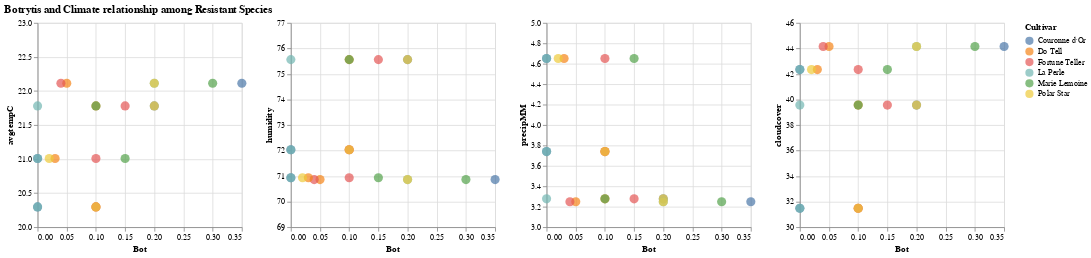

The notebook cell saved with this chart:
### Markdown cell above
now using the function to plot **Most Resistant Species**

### Code cell
bot_interractive_scatterplots(most_resistant_df,'Botrytis and Climate relationship among Resistant Species')

### Figure 1 — Vega-Lite specification as saved in the notebook (floating-point values rounded to 4 significant figures)
{"$schema": "https://vega.github.io/schema/vega-lite/v2.6.0.json", "config": {"view": {"height": 300, "width": 400}}, "datasets": {"data-495524e426a53444b88f13af7e212bcf": [{"Bot": 0.2, "Bush": 3, "City": "Ann Arbor", "Cultivar": "Couronne d'Or", "Early_Bot": null, "ID": "133CD", "Mildew": 0, "No": 30, "Regidity": 3, "Serial_No": 343, "Thickness": 7.415, "avgtempC": 21.78, "cloudcover": 39.56, "date": "2015-07-11T00:00:00", "genetic_Acc_No": 30.1, "humidity": 75.56, "maxtempC": 26.2, "mintempC": 17.37, "num": 30.2, "precipMM": 3.277, "year": "2015"}, {"Bot": 0.1, "Bush": 3.75, "City": "Ann Arbor", "Cultivar": "Do Tell", "Early_Bot": null, "ID": "214CD", "Mildew": 0, "No": 31, "Regidity": 4.25, "Serial_No": 499, "Thickness": 8.475, "avgtempC": 21.78, "cloudcover": 39.56, "date": "2015-07-11T00:00:00", "genetic_Acc_No": 31.1, "humidity": 75.56, "maxtempC": 26.2, "mintempC": 17.37, "num": 31.2, "precipMM": 3.277, "year": "2015"}, {"Bot": 0.15, "Bush": 4.5, "City": "Ann Arbor", "Cultivar": "Fortune Teller", "Early_Bot": null, "ID": "85ED", "Mildew": 0, "No": 35, "Regidity": 4.25, "Serial_No": 219, "Thickness": 8.4, "avgtempC": 21.78, "cloudcover": 39.56, "date": "2015-07-11T00:00:00", "genetic_Acc_No": 35.1, "humidity": 75.56, "maxtempC": 26.2, "mintempC": 17.37, "num": 35.2, "precipMM": 3.277, "year": "2015"}, {"Bot": 0, "Bush": 3, "City": "Ann Arbor", "Cultivar": "La Perle", "Early_Bot": null, "ID": "15CD", "Mildew": 0, "No": 38, "Regidity": 3, "Serial_No": 27, "Thickness": 6.5, "avgtempC": 21.78, "cloudcover": 39.56, "date": "2015-07-11T00:00:00", "genetic_Acc_No": 38.1, "humidity": 75.56, "maxtempC": 26.2, "mintempC": 17.37, "num": 38.2, "precipMM": 3.277, "year": "2015"}, {"Bot": 0.1, "Bush": 3, "City": "Ann Arbor", "Cultivar": "Marie Lemoine", "Early_Bot": null, "ID": "125AB", "Mildew": 0, "No": 44, "Regidity": 4, "Serial_No": 323, "Thickness": 7.625, "avgtempC": 21.78, "cloudcover": 39.56, "date": "2015-07-11T00:00:00", "genetic_Acc_No": 44.1, "humidity": 75.56, "maxtempC": 26.2, "mintempC": 17.37, "num": "No", "precipMM": 3.277, "year": "2015"}, {"Bot": 0.2, "Bush": 3, "City": "Ann Arbor", "Cultivar": "Polar Star", "Early_Bot": null, "ID": "154AB", "Mildew": 0, "No": 53, "Regidity": 3.25, "Serial_No": 377, "Thickness": 7.415, "avgtempC": 21.78, "cloudcover": 39.56, "date": "2015-07-11T00:00:00", "genetic_Acc_No": 53.1, "humidity": 75.56, "maxtempC": 26.2, "mintempC": 17.37, "num": 53.2, "precipMM": 3.277, "year": "2015"}, {"Bot": 0.35, "Bush": 3.25, "City": "Ann Arbor", "Cultivar": "Couronne d'Or", "Early_Bot": 0.2, "ID": "133CD", "Mildew": 0, "No": 30, "Regidity": 3.25, "Serial_No": 343, "Thickness": 0.8875, "avgtempC": 22.11, "cloudcover": 44.15, "date": "2016-08-01T00:00:00", "genetic_Acc_No": 30.1, "humidity": 70.86, "maxtempC": 26.46, "mintempC": 17.77, "num": 30.2, "precipMM": 3.248, "year": "2016"}, {"Bot": 0.05, "Bush": 3.25, "City": "Ann Arbor", "Cultivar": "Do Tell", "Early_Bot": 1, "ID": "214CD", "Mildew": 0, "No": 31, "Regidity": 3.25, "Serial_No": 499, "Thickness": 0.8037, "avgtempC": 22.11, "cloudcover": 44.15, "date": "2016-08-01T00:00:00", "genetic_Acc_No": 31.1, "humidity": 70.86, "maxtempC": 26.46, "mintempC": 17.77, "num": 31.2, "precipMM": 3.248, "year": "2016"}, {"Bot": 0.04, "Bush": null, "City": "Ann Arbor", "Cultivar": "Fortune Teller", "Early_Bot": 0.25, "ID": "85ED", "Mildew": 0, "No": 35, "Regidity": 4.25, "Serial_No": 219, "Thickness": 1.008, "avgtempC": 22.11, "cloudcover": 44.15, "date": "2016-07-28T00:00:00", "genetic_Acc_No": 35.1, "humidity": 70.86, "maxtempC": 26.46, "mintempC": 17.77, "num": 35.2, "precipMM": 3.248, "year": "2016"}, {"Bot": 0.2, "Bush": 3, "City": "Ann Arbor", "Cultivar": "La Perle", "Early_Bot": 0, "ID": "15CD", "Mildew": 0, "No": 38, "Regidity": 3.25, "Serial_No": 27, "Thickness": 0.725, "avgtempC": 22.11, "cloudcover": 44.15, "date": "2016-07-29T00:00:00", "genetic_Acc_No": 38.1, "humidity": 70.86, "maxtempC": 26.46, "mintempC": 17.77, "num": 38.2, "precipMM": 3.248, "year": "2016"}, {"Bot": 0.3, "Bush": 3, "City": "Ann Arbor", "Cultivar": "Marie Lemoine", "Early_Bot": 0, "ID": "125AB", "Mildew": 0, "No": 44, "Regidity": 3.25, "Serial_No": 323, "Thickness": 0.9825, "avgtempC": 22.11, "cloudcover": 44.15, "date": "2016-08-01T00:00:00", "genetic_Acc_No": 44.1, "humidity": 70.86, "maxtempC": 26.46, "mintempC": 17.77, "num": "No", "precipMM": 3.248, "year": "2016"}, {"Bot": 0.2, "Bush": 3.25, "City": "Ann Arbor", "Cultivar": "Polar Star", "Early_Bot": 0.4, "ID": "154AB", "Mildew": 0, "No": 53, "Regidity": 3, "Serial_No": 377, "Thickness": 0.7885, "avgtempC": 22.11, "cloudcover": 44.15, "date": "2016-08-01T00:00:00", "genetic_Acc_No": 53.1, "humidity": 70.86, "maxtempC": 26.46, "mintempC": 17.77, "num": 53.2, "precipMM": 3.248, "year": "2016"}, {"Bot": 0, "Bush": 0, "City": "Ann Arbor", "Cultivar": "Couronne d'Or", "Early_Bot": null, "ID": "133CD", "Mildew": null, "No": 30, "Regidity": 0, "Serial_No": 343, "Thickness": null, "avgtempC": 20.3, "cloudcover": 31.48, "date": "2017-07-10T00:00:00", "genetic_Acc_No": 30.1, "humidity": 72.03, "maxtempC": 24.37, "mintempC": 16.22, "num": 30.2, "precipMM": 3.74, "year": "2017"}, {"Bot": 0.1, "Bush": 3.5, "City": "Ann Arbor", "Cultivar": "Do Tell", "Early_Bot": null, "ID": "214CD", "Mildew": null, "No": 31, "Regidity": 3.5, "Serial_No": 499, "Thickness": null, "avgtempC": 20.3, "cloudcover": 31.48, "date": "2017-07-10T00:00:00", "genetic_Acc_No": 31.1, "humidity": 72.03, "maxtempC": 24.37, "mintempC": 16.22, "num": 31.2, "precipMM": 3.74, "year": "2017"}, {"Bot": 0.1, "Bush": 3.5, "City": "Ann Arbor", "Cultivar": "Fortune Teller", "Early_Bot": null, "ID": "85ED", "Mildew": null, "No": 35, "Regidity": 3.5, "Serial_No": 219, "Thickness": null, "avgtempC": 20.3, "cloudcover": 31.48, "date": "2017-07-10T00:00:00", "genetic_Acc_No": 35.1, "humidity": 72.03, "maxtempC": 24.37, "mintempC": 16.22, "num": 35.2, "precipMM": 3.74, "year": "2017"}, {"Bot": 0, "Bush": 0, "City": "Ann Arbor", "Cultivar": "La Perle", "Early_Bot": null, "ID": "15CD", "Mildew": null, "No": 38, "Regidity": 0, "Serial_No": 27, "Thickness": null, "avgtempC": 20.3, "cloudcover": 31.48, "date": "2017-07-10T00:00:00", "genetic_Acc_No": 38.1, "humidity": 72.03, "maxtempC": 24.37, "mintempC": 16.22, "num": 38.2, "precipMM": 3.74, "year": "2017"}, {"Bot": null, "Bush": 3.5, "City": "Ann Arbor", "Cultivar": "Marie Lemoine", "Early_Bot": null, "ID": "125AB", "Mildew": 0.2, "No": 44, "Regidity": 4, "Serial_No": 323, "Thickness": null, "avgtempC": 20.3, "cloudcover": 31.48, "date": "2017-07-10T00:00:00", "genetic_Acc_No": 44.1, "humidity": 72.03, "maxtempC": 24.37, "mintempC": 16.22, "num": "No", "precipMM": 3.74, "year": "2017"}, {"Bot": 0.1, "Bush": 4.25, "City": "Ann Arbor", "Cultivar": "Polar Star", "Early_Bot": null, "ID": "154AB", "Mildew": null, "No": 53, "Regidity": 4, "Serial_No": 377, "Thickness": null, "avgtempC": 20.3, "cloudcover": 31.48, "date": "2017-07-10T00:00:00", "genetic_Acc_No": 53.1, "humidity": 72.03, "maxtempC": 24.37, "mintempC": 16.22, "num": 53.2, "precipMM": 3.74, "year": "2017"}, {"Bot": 0, "Bush": 3.5, "City": "Ann Arbor", "Cultivar": "Couronne d'Or", "Early_Bot": null, "ID": "133CD", "Mildew": 0.1, "No": 30, "Regidity": 3.5, "Serial_No": 343, "Thickness": null, "avgtempC": 21.01, "cloudcover": 42.34, "date": "2018-07-26T00:00:00", "genetic_Acc_No": 30.1, "humidity": 70.93, "maxtempC": 25.19, "mintempC": 16.83, "num": 30.2, "precipMM": 4.651, "year": "2018"}, {"Bot": 0.03, "Bush": 3.5, "City": "Ann Arbor", "Cultivar": "Do Tell", "Early_Bot": null, "ID": "214CD", "Mildew": 0.15, "No": 31, "Regidity": 3.5, "Serial_No": 499, "Thickness": 0.77, "avgtempC": 21.01, "cloudcover": 42.34, "date": "2018-07-26T00:00:00", "genetic_Acc_No": 31.1, "humidity": 70.93, "maxtempC": 25.19, "mintempC": 16.83, "num": 31.2, "precipMM": 4.651, "year": "2018"}, {"Bot": 0.1, "Bush": 3.5, "City": "Ann Arbor", "Cultivar": "Fortune Teller", "Early_Bot": null, "ID": "85ED", "Mildew": null, "No": 35, "Regidity": 3.5, "Serial_No": 219, "Thickness": 0.735, "avgtempC": 21.01, "cloudcover": 42.34, "date": "2018-07-26T00:00:00", "genetic_Acc_No": 35.1, "humidity": 70.93, "maxtempC": 25.19, "mintempC": 16.83, "num": 35.2, "precipMM": 4.651, "year": "2018"}, {"Bot": 0, "Bush": 0, "City": "Ann Arbor", "Cultivar": "La Perle", "Early_Bot": null, "ID": "15CD", "Mildew": null, "No": 38, "Regidity": 0, "Serial_No": 27, "Thickness": null, "avgtempC": 21.01, "cloudcover": 42.34, "date": "2018-07-26T00:00:00", "genetic_Acc_No": 38.1, "humidity": 70.93, "maxtempC": 25.19, "mintempC": 16.83, "num": 38.2, "precipMM": 4.651, "year": "2018"}, {"Bot": 0.15, "Bush": 3.5, "City": "Ann Arbor", "Cultivar": "Marie Lemoine", "Early_Bot": null, "ID": "125AB", "Mildew": null, "No": 44, "Regidity": 4.375, "Serial_No": 323, "Thickness": 1.123, "avgtempC": 21.01, "cloudcover": 42.34, "date": "2018-07-26T00:00:00", "genetic_Acc_No": 44.1, "humidity": 70.93, "maxtempC": 25.19, "mintempC": 16.83, "num": "No", "precipMM": 4.651, "year": "2018"}, {"Bot": 0.02, "Bush": 4.5, "City": "Ann Arbor", "Cultivar": "Polar Star", "Early_Bot": null, "ID": "154AB", "Mildew": 0.1, "No": 53, "Regidity": 4.25, "Serial_No": 377, "Thickness": 1.042, "avgtempC": 21.01, "cloudcover": 42.34, "date": "2018-07-26T00:00:00", "genetic_Acc_No": 53.1, "humidity": 70.93, "maxtempC": 25.19, "mintempC": 16.83, "num": 53.2, "precipMM": 4.651, "year": "2018"}]}, "hconcat": [{"data": {"name": "data-495524e426a53444b88f13af7e212bcf"}, "encoding": {"color": {"condition": {"field": "Cultivar", "selection": "selector002", "type": "nominal"}, "value": "gray"}, "x": {"field": "Bot", "type": "quantitative"}, "y": {"field": "avgtempC", "scale": {"domain": [20, 23]}, "type": "quantitative"}}, "height": 250, "mark": {"size": 125, "type": "circle"}, "selection": {"selector002": {"encodings": ["x", "y"], "mark": {"fill": "#333", "fillOpacity": 0.125, "stroke": "white"}, "on": "[mousedown, window:mouseup] > window:mousemove!", "resolve": "global", "translate": "[mousedown, window:mouseup] > window:mousemove!", "type": "interval", "zoom": "wheel!"}}, "width": 250}, {"data": {"name": "data-495524e426a53444b88f13af7e212bcf"}, "encoding": {"color": {"condition": {"field": "Cultivar", "selection": "selector002", "type": "nominal"}, "value": "gray"}, "x": {"field": "Bot", "type": "quantitative"}, "y": {"field": "humidity", "scale": {"domain": [69, 77]}, "type": "quantitative"}}, "height": 250, "mark": {"size": 125, "type": "circle"}, "selection": {"selector002": {"encodings": ["x", "y"], "mark": {"fill": "#333", "fillOpacity": 0.125, "stroke": "white"}, "on": "[mousedown, window:mouseup] > window:mousemove!", "resolve": "global", "translate": "[mousedown, window:mouseup] > window:mousemove!", "type": "interval", "zoom": "wheel!"}}, "width": 250}, {"data": {"name": "data-495524e426a53444b88f13af7e212bcf"}, "encoding": {"color": {"condition": {"field": "Cultivar", "selection": "selector002", "type": "nominal"}, "value": "gray"}, "x": {"field": "Bot", "type": "quantitative"}, "y": {"field": "precipMM", "scale": {"domain": [3, 5]}, "type": "quantitative"}}, "height": 250, "mark": {"size": 125, "type": "circle"}, "selection": {"selector002": {"encodings": ["x", "y"], "mark": {"fill": "#333", "fillOpacity": 0.125, "stroke": "white"}, "on": "[mousedown, window:mouseup] > window:mousemove!", "resolve": "global", "translate": "[mousedown, window:mouseup] > window:mousemove!", "type": "interval", "zoom": "wheel!"}}, "width": 250}, {"data": {"name": "data-495524e426a53444b88f13af7e212bcf"}, "encoding": {"color": {"condition": {"field": "Cultivar", "selection": "selector002", "type": "nominal"}, "value": "gray"}, "x": {"field": "Bot", "type": "quantitative"}, "y": {"field": "cloudcover", "scale": {"domain": [30, 46]}, "type": "quantitative"}}, "height": 250, "mark": {"size": 125, "type": "circle"}, "selection": {"selector002": {"encodings": ["x", "y"], "mark": {"fill": "#333", "fillOpacity": 0.125, "stroke": "white"}, "on": "[mousedown, window:mouseup] > window:mousemove!", "resolve": "global", "translate": "[mousedown, window:mouseup] > window:mousemove!", "type": "interval", "zoom": "wheel!"}}, "width": 250}], "title": "Botrytis and Climate relationship among Resistant Species"}
